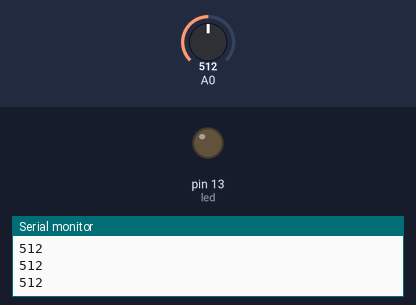
The sketch below on a simulated Arduino Uno, built with avr-gcc and run on an emulated ATmega328P. Parts: output pins drawn as LEDs (lit = HIGH), the last lines printed to the serial monitor. The inputs (shaded band) are chosen by the test bench; at power-on: A0 = 512.

Above: at 1.2 s.
1.3 s: A0 set to 108
2.8 s: A0 set to 90
At 3.3 s:
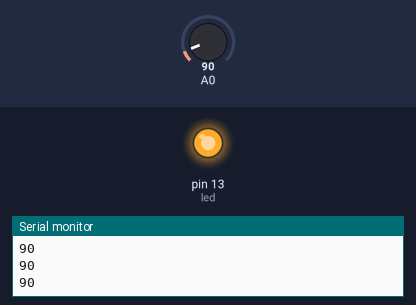
4.4 s: A0 set to 110
At 5.7 s:
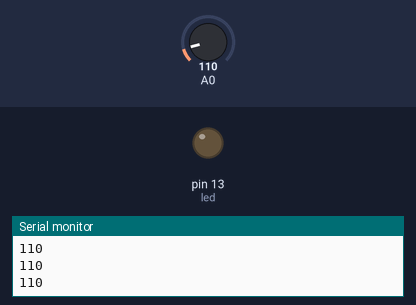
6.0 s: A0 set to 0
At 7.3 s:
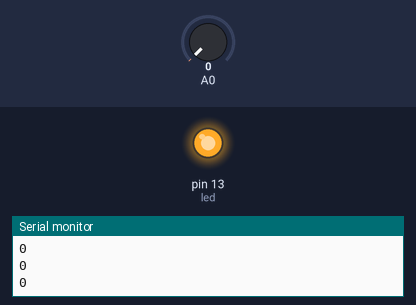
Timing chart, 0 to 8.6 s (numbered marks = the images above; inputs shaded):
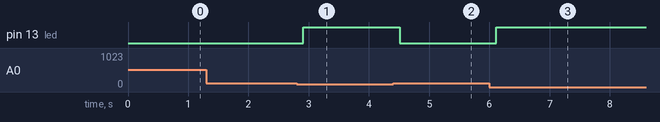

Measured:
- the behaviour switches between 101 and 100 on A0 (found by bisection; images 0 and 1)
- after the input at 2.8 s, pin 13 (led): LOW → HIGH after 0.11 s
- after the input at 4.4 s, pin 13 (led): HIGH → LOW after 0.11 s
- after the input at 6.0 s, pin 13 (led): LOW → HIGH after 0.12 s

The sketch:

Sensore_luce.ino
```cpp
int led = 13;
void setup() {
  pinMode(8, INPUT);
  pinMode(13, OUTPUT);
  Serial.begin(9600);
}

void loop() {
int luce= analogRead(A0);
Serial.println(luce);
delay(100);
if (luce <= 100){
  digitalWrite(led, HIGH);
}
else{
  digitalWrite(led, LOW);
}
}
```
